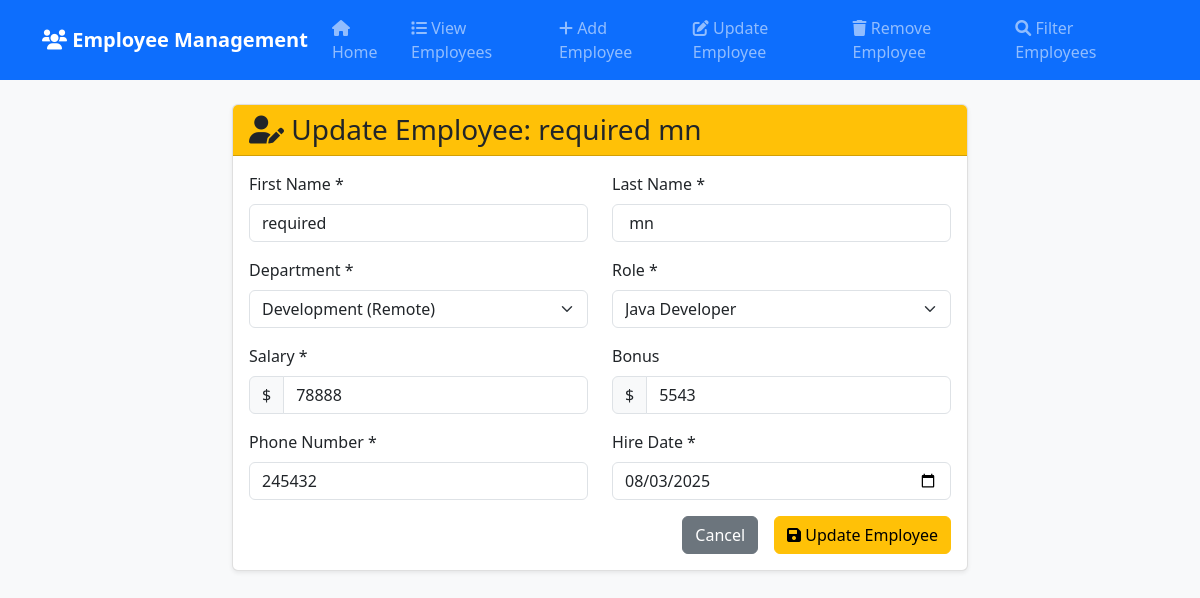
Before: /update_emp/4 with the older database file.
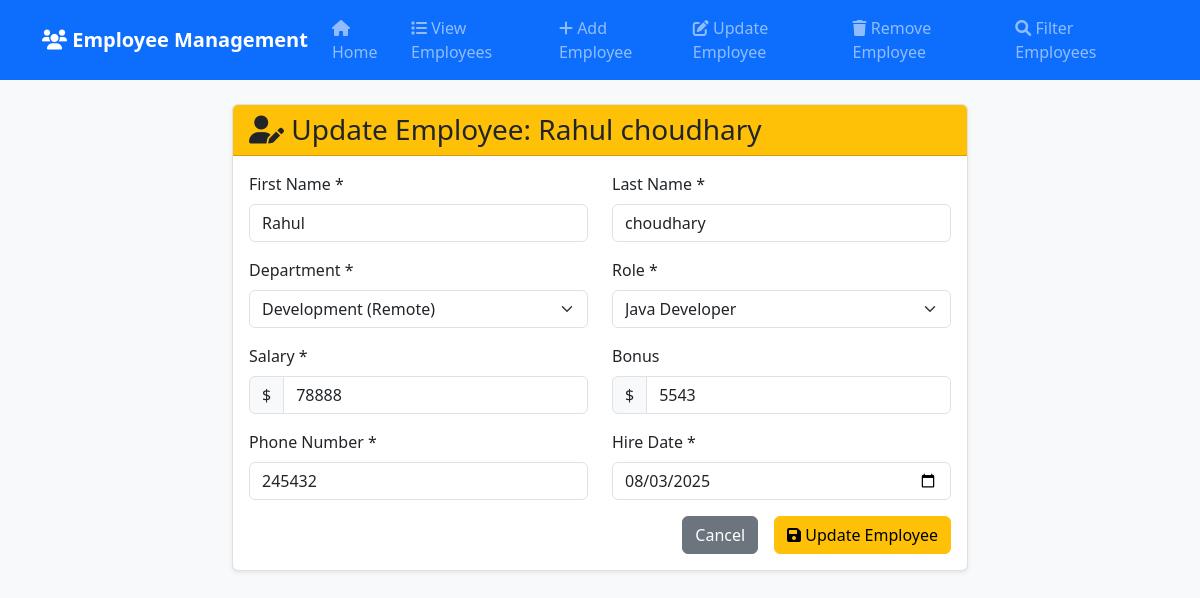
After: the same page with the newer database file.
### emp_app/models.py (models this page shows, shortened)
class Employee(models.Model):
    first_name = models.CharField(max_length=100, null=False)
    last_name = models.CharField(max_length=100)
    dept = models.ForeignKey(Department, on_delete=models.CASCADE)
    salary = models.IntegerField(default=0)
    bonus = models.IntegerField(default=0)
    role = models.ForeignKey(Role, on_delete=models.CASCADE)
    phone = models.IntegerField(default=0)
    hire_date = models.DateField()

class Department(models.Model):
    name = models.CharField(max_length=100, null=False)
    location = models.CharField(max_length=100)

class Role(models.Model):
    name = models.CharField(max_length=100, null=False)

### emp_app/views.py (the view, shortened to what this page needs)
# urls.py: path('update_emp/', views.update_emp_list, name = 'update_emp_list'),  # List view
def update_emp(request, emp_id):
    employee = get_object_or_404(Employee, id=emp_id)
    return render(request, "update_emp.html", {'employee': employee, 'depts': Department.objects.all(), 'roles': Role.objects.all()})

### templates/update_emp.html (shortened to what this page needs)
{% extends 'base.html' %}
{% block content %}
<div class="row justify-content-center">
  <div class="col-md-8">
    <div class="card">
      <div class="card-header bg-warning text-dark">
        <h3 class="card-title mb-0"><i class="fas fa-user-edit"></i> Update Employee: {{ employee.first_name }} {{ employee.last_name }}</h3>
      </div>
      <div class="card-body">
        <form method="post" action="{% url 'update_emp' employee.id %}">
          <div class="row">
            <div class="col-md-6 mb-3">
              <label for="first_name" class="form-label">First Name *</label>
              <input type="text" class="form-control" id="first_name" name="first_name" value="{{ employee.first_name }}" required>
            </div>
            <div class="col-md-6 mb-3">
              <label for="last_name" class="form-label">Last Name *</label>
              <input type="text" class="form-control" id="last_name" name="last_name" value="{{ employee.last_name }}" required>
            </div>
          </div>
          <div class="row">
            <div class="col-md-6 mb-3">
              <label for="dept" class="form-label">Department *</label>
              <select class="form-select" id="dept" name="dept" required>
                {% for dept in depts %}
                <option value="{{ dept.id }}" {% if dept.id == employee.dept.id %}selected{% endif %}>{{ dept.name }} ({{ dept.location }})</option>
                {% endfor %}
              </select>
            </div>
            <div class="col-md-6 mb-3">
              <label for="role" class="form-label">Role *</label>
              <select class="form-select" id="role" name="role" required>
                {% for role in roles %}
                <option value="{{ role.id }}" {% if role.id == employee.role.id %}selected{% endif %}>{{ role.name }}</option>
                {% endfor %}
              </select>
            </div>
          </div>
          <div class="row">
            <div class="col-md-6 mb-3">
              <label for="salary" class="form-label">Salary *</label>
              <div class="input-group">
                <span class="input-group-text">$</span>
                <input type="number" class="form-control" id="salary" name="salary" value="{{ employee.salary }}" min="0" step="0.01" required>
              </div>
            </div>
            <div class="col-md-6 mb-3">
              <label for="bonus" class="form-label">Bonus</label>
              <div class="input-group">
                <span class="input-group-text">$</span>
                <input type="number" class="form-control" id="bonus" name="bonus" value="{{ employee.bonus }}" min="0" step="0.01">
              </div>
            </div>
          </div>
          <div class="row">
            <div class="col-md-6 mb-3">
              <label for="phone" class="form-label">Phone Number *</label>
              <input type="tel" class="form-control" id="phone" name="phone" value="{{ employee.phone }}" required>
            </div>
            <div class="col-md-6 mb-3">
              <label for="hire_date" class="form-label">Hire Date *</label>
              <input type="date" class="form-control" id="hire_date" name="hire_date" value="{{ employee.hire_date|date:'Y-m-d' }}" required>
            </div>
          </div>
          <div class="d-grid gap-2 d-md-flex justify-content-md-end">
            <a href="{% url 'all_emp' %}" class="btn btn-secondary me-md-2">Cancel</a>
            <button type="submit" class="btn btn-warning"><i class="fas fa-save"></i> Update Employee</button>
          </div>
        </form>
      </div>
    </div>
  </div>
</div>
{% endblock %}

Changed rows visible on the page:
changed Employee "Development (Remote)": first_name "required" → "Rahul"; last_name "mn" → "choudhary"
